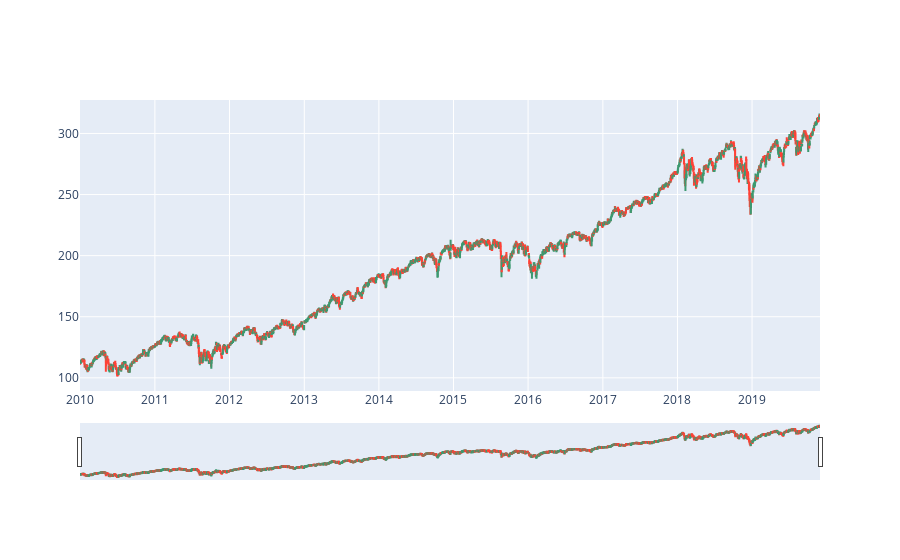

This figure's notebook cell:
### Code cell
df = spy.copy()

fig = go.Figure(data=[go.Candlestick(x=df.index,
                open=df['Open'],
                high=df['High'],
                low=df['Low'],
                close=df['Close'])])

fig.show()

### Figure 1 — Plotly figure (JSON) as saved in the notebook; plotly's stock layout.template omitted (floating-point values rounded to 4 significant figures; data arrays with more than 128 entries replaced by an {"elided": "..."} marker saying what was removed)
{"data": [{"close": {"elided": "2496 float values"}, "high": {"elided": "2496 float values"}, "low": {"elided": "2496 float values"}, "open": {"elided": "2496 float values"}, "type": "candlestick", "x": {"elided": "2496 str values"}}], "layout": {"autosize": true, "xaxis": {"autorange": false, "range": ["2009-12-30 12:00", "2019-11-29 12:00"], "rangeslider": {"autorange": true, "range": ["2009-12-30 12:00", "2019-11-29 12:00"], "yaxis": {"_template": null, "rangemode": "match"}}, "type": "date"}, "yaxis": {"autorange": true, "range": [89.22, 327.4]}}}
